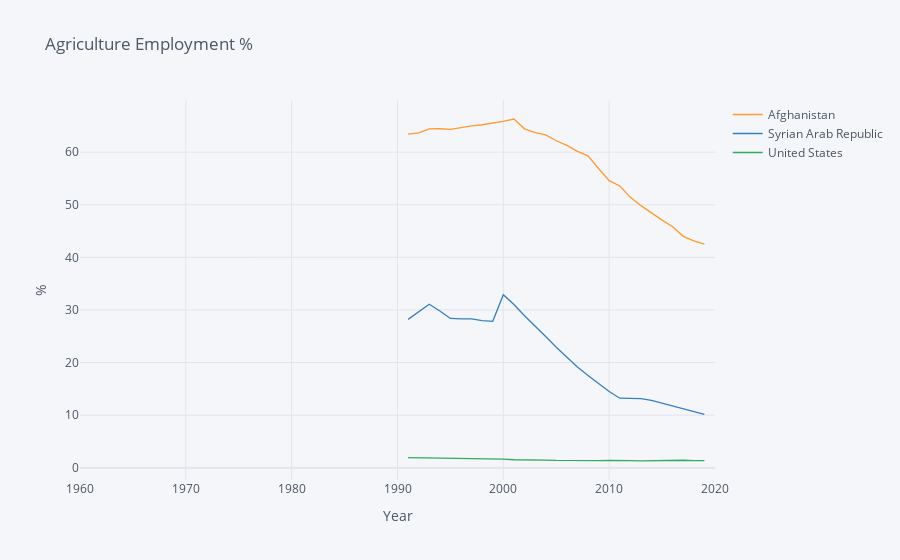

Here is the notebook cell this chart was saved with:
### Code cell
vars = {"SL.AGR.EMPL.ZS":"% employed in agriculture"}
use=["SY","AFG","USA"]
cereals = fix_date_index(wbdata.get_dataframe(vars,country=use)).squeeze().unstack('country')

cereals.iplot(xTitle="Year",yTitle="%",
              title="Agriculture Employment %",filename='basic-bar')

### Figure 1 — Plotly figure (JSON) as saved in the notebook; plotly's stock layout.template omitted (floating-point values rounded to 4 significant figures)
{"data": [{"line": {"color": "rgba(255, 153, 51, 1.0)", "dash": "solid", "shape": "linear", "width": 1.3}, "mode": "lines", "name": "Afghanistan", "text": "", "type": "scatter", "x": [1960, 1961, 1962, 1963, 1964, 1965, 1966, 1967, 1968, 1969, 1970, 1971, 1972, 1973, 1974, 1975, 1976, 1977, 1978, 1979, 1980, 1981, 1982, 1983, 1984, 1985, 1986, 1987, 1988, 1989, 1990, 1991, 1992, 1993, 1994, 1995, 1996, 1997, 1998, 1999, 2000, 2001, 2002, 2003, 2004, 2005, 2006, 2007, 2008, 2009, 2010, 2011, 2012, 2013, 2014, 2015, 2016, 2017, 2018, 2019, 2020], "y": ["", "", "", "", "", "", "", "", "", "", "", "", "", "", "", "", "", "", "", "", "", "", "", "", "", "", "", "", "", "", "", 63.43, 63.65, 64.41, 64.44, 64.3, 64.68, 64.98, 65.2, 65.46, 65.84, 66.29, 64.42, 63.7, 63.27, 62.15, 61.28, 60.14, 59.29, 56.89, 54.58, 53.56, 51.4, 49.82, 48.41, 47.07, 45.81, 43.99, 43.13, 42.5, ""]}, {"line": {"color": "rgba(55, 128, 191, 1.0)", "dash": "solid", "shape": "linear", "width": 1.3}, "mode": "lines", "name": "Syrian Arab Republic", "text": "", "type": "scatter", "x": [1960, 1961, 1962, 1963, 1964, 1965, 1966, 1967, 1968, 1969, 1970, 1971, 1972, 1973, 1974, 1975, 1976, 1977, 1978, 1979, 1980, 1981, 1982, 1983, 1984, 1985, 1986, 1987, 1988, 1989, 1990, 1991, 1992, 1993, 1994, 1995, 1996, 1997, 1998, 1999, 2000, 2001, 2002, 2003, 2004, 2005, 2006, 2007, 2008, 2009, 2010, 2011, 2012, 2013, 2014, 2015, 2016, 2017, 2018, 2019, 2020], "y": ["", "", "", "", "", "", "", "", "", "", "", "", "", "", "", "", "", "", "", "", "", "", "", "", "", "", "", "", "", "", "", 28.21, 29.7, 31.09, 29.8, 28.38, 28.3, 28.29, 27.98, 27.84, 32.89, 31.02, 28.91, 26.98, 24.96, 22.92, 20.99, 19.14, 17.55, 16, 14.51, 13.23, 13.21, 13.16, 12.83, 12.27, 11.73, 11.22, 10.66, 10.13, ""]}, {"line": {"color": "rgba(50, 171, 96, 1.0)", "dash": "solid", "shape": "linear", "width": 1.3}, "mode": "lines", "name": "United States", "text": "", "type": "scatter", "x": [1960, 1961, 1962, 1963, 1964, 1965, 1966, 1967, 1968, 1969, 1970, 1971, 1972, 1973, 1974, 1975, 1976, 1977, 1978, 1979, 1980, 1981, 1982, 1983, 1984, 1985, 1986, 1987, 1988, 1989, 1990, 1991, 1992, 1993, 1994, 1995, 1996, 1997, 1998, 1999, 2000, 2001, 2002, 2003, 2004, 2005, 2006, 2007, 2008, 2009, 2010, 2011, 2012, 2013, 2014, 2015, 2016, 2017, 2018, 2019, 2020], "y": ["", "", "", "", "", "", "", "", "", "", "", "", "", "", "", "", "", "", "", "", "", "", "", "", "", "", "", "", "", "", "", 1.93, 1.91, 1.89, 1.86, 1.83, 1.8, 1.76, 1.72, 1.68, 1.63, 1.53, 1.54, 1.5, 1.47, 1.41, 1.39, 1.29, 1.34, 1.35, 1.42, 1.45, 1.38, 1.32, 1.35, 1.44, 1.43, 1.43, 1.37, 1.36, ""]}], "layout": {"legend": {"bgcolor": "#F5F6F9", "font": {"color": "#4D5663"}}, "paper_bgcolor": "#F5F6F9", "plot_bgcolor": "#F5F6F9", "title": {"font": {"color": "#4D5663"}, "text": "Agriculture Employment %"}, "xaxis": {"gridcolor": "#E1E5ED", "showgrid": true, "tickfont": {"color": "#4D5663"}, "title": {"font": {"color": "#4D5663"}, "text": "Year"}, "zerolinecolor": "#E1E5ED"}, "yaxis": {"gridcolor": "#E1E5ED", "showgrid": true, "tickfont": {"color": "#4D5663"}, "title": {"font": {"color": "#4D5663"}, "text": "%"}, "zerolinecolor": "#E1E5ED"}}}
